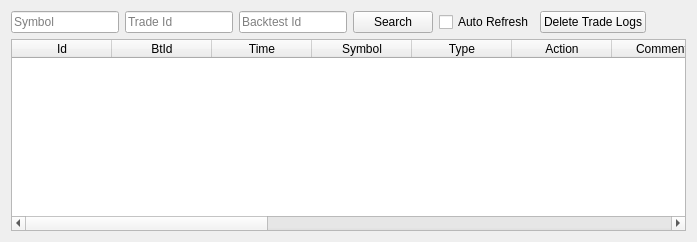
            <widget class="QWidget" name="tab_7">
             <property name="styleSheet">
              <string notr="true"/>
             </property>
             <attribute name="title">
              <string>Trade Logs</string>
             </attribute>
             <layout class="QGridLayout" name="gridLayout_4">
              <item row="0" column="0">
               <layout class="QVBoxLayout" name="verticalLayout_14">
                <item>
                 <layout class="QHBoxLayout" name="horizontalLayout_4">
                  <item>
                   <widget class="QLineEdit" name="txtSymbolTradeLogs">
                    <property name="sizePolicy">
                     <sizepolicy hsizetype="Fixed" vsizetype="Fixed">
                      <horstretch>0</horstretch>
                      <verstretch>0</verstretch>
                     </sizepolicy>
                    </property>
                    <property name="styleSheet">
                     <string notr="true"/>
                    </property>
                    <property name="placeholderText">
                     <string>Symbol</string>
                    </property>
                   </widget>
                  </item>
                  <item>
                   <widget class="QLineEdit" name="txtTradeIdTradeLogs">
                    <property name="sizePolicy">
                     <sizepolicy hsizetype="Fixed" vsizetype="Fixed">
                      <horstretch>0</horstretch>
                      <verstretch>0</verstretch>
                     </sizepolicy>
                    </property>
                    <property name="styleSheet">
                     <string notr="true"/>
                    </property>
                    <property name="placeholderText">
                     <string>Trade Id</string>
                    </property>
                   </widget>
                  </item>
                  <item>
                   <widget class="QLineEdit" name="txtBacktestIdTradeLogs">
                    <property name="sizePolicy">
                     <sizepolicy hsizetype="Fixed" vsizetype="Fixed">
                      <horstretch>0</horstretch>
                      <verstretch>0</verstretch>
                     </sizepolicy>
                    </property>
                    <property name="styleSheet">
                     <string notr="true"/>
                    </property>
                    <property name="placeholderText">
                     <string>Backtest Id</string>
                    </property>
                   </widget>
                  </item>
                  <item>
                   <widget class="QPushButton" name="btnSearchTradeLogs">
                    <property name="styleSheet">
                     <string notr="true"/>
                    </property>
                    <property name="text">
                     <string>Search</string>
                    </property>
                   </widget>
                  </item>
                  <item>
                   <widget class="QCheckBox" name="chkAutoRefreshTradeLogs">
                    <property name="enabled">
                     <bool>true</bool>
                    </property>
                    <property name="styleSheet">
                     <string notr="true"/>
                    </property>
                    <property name="text">
                     <string>Auto Refresh</string>
                    </property>
                    <property name="checked">
                     <bool>false</bool>
                    </property>
                   </widget>
                  </item>
                  <item>
                   <widget class="QPushButton" name="btnTruncateTradeLog">
                    <property name="styleSheet">
                     <string notr="true"/>
                    </property>
                    <property name="text">
                     <string>Delete Trade Logs</string>
                    </property>
                   </widget>
                  </item>
                  <item>
                   <spacer name="horizontalSpacer_3">
                    <property name="orientation">
                     <enum>Qt::Horizontal</enum>
                    </property>
                    <property name="sizeHint" stdset="0">
                     <size>
                      <width>40</width>
                      <height>20</height>
                     </size>
                    </property>
                   </spacer>
                  </item>
                 </layout>
                </item>
                <item>
                 <widget class="QTableWidget" name="tblTradeLogs">
                  <property name="enabled">
                   <bool>true</bool>
                  </property>
                  <property name="styleSheet">
                   <string notr="true"/>
                  </property>
                  <property name="sizeAdjustPolicy">
                   <enum>QAbstractScrollArea::AdjustIgnored</enum>
                  </property>
                  <property name="alternatingRowColors">
                   <bool>true</bool>
                  </property>
                  <property name="sortingEnabled">
                   <bool>true</bool>
                  </property>
                  <attribute name="horizontalHeaderHighlightSections">
                   <bool>true</bool>
                  </attribute>
                  <attribute name="verticalHeaderVisible">
                   <bool>false</bool>
                  </attribute>
                  <column>
                   <property name="text">
                    <string>Id</string>
                   </property>
                  </column>
                  <column>
                   <property name="text">
                    <string>BtId</string>
                   </property>
                  </column>
                  <column>
                   <property name="text">
                    <string>Time</string>
                   </property>
                  </column>
                  <column>
                   <property name="text">
                    <string>Symbol</string>
                   </property>
                  </column>
                  <column>
                   <property name="text">
                    <string>Type</string>
                   </property>
                  </column>
                  <column>
                   <property name="text">
                    <string>Action</string>
                   </property>
                  </column>
                  <column>
                   <property name="text">
                    <string>Comment</string>
                   </property>
                  </column>
                  <column>
                   <property name="text">
                    <string>Base Amount</string>
                   </property>
                  </column>
                  <column>
                   <property name="text">
                    <string>Quote Amount</string>
                   </property>
                  </column>
                  <column>
                   <property name="text">
                    <string>Entry Price</string>
                   </property>
                  </column>
                  <column>
                   <property name="text">
                    <string>Target Price</string>
                   </property>
                  </column>
                  <column>
                   <property name="text">
                    <string>Current Price</string>
                   </property>
                  </column>
                  <column>
                   <property name="text">
                    <string>SL/TSL</string>
                   </property>
                  </column>
                  <column>
                   <property name="text">
                    <string>PL</string>
                   </property>
                  </column>
                  <column>
                   <property name="text">
                    <string>PL%</string>
                   </property>
                  </column>
                  <column>
                   <property name="text">
                    <string>Commission</string>
                   </property>
                  </column>
                 </widget>
                </item>
               </layout>
              </item>
             </layout>
            </widget>
